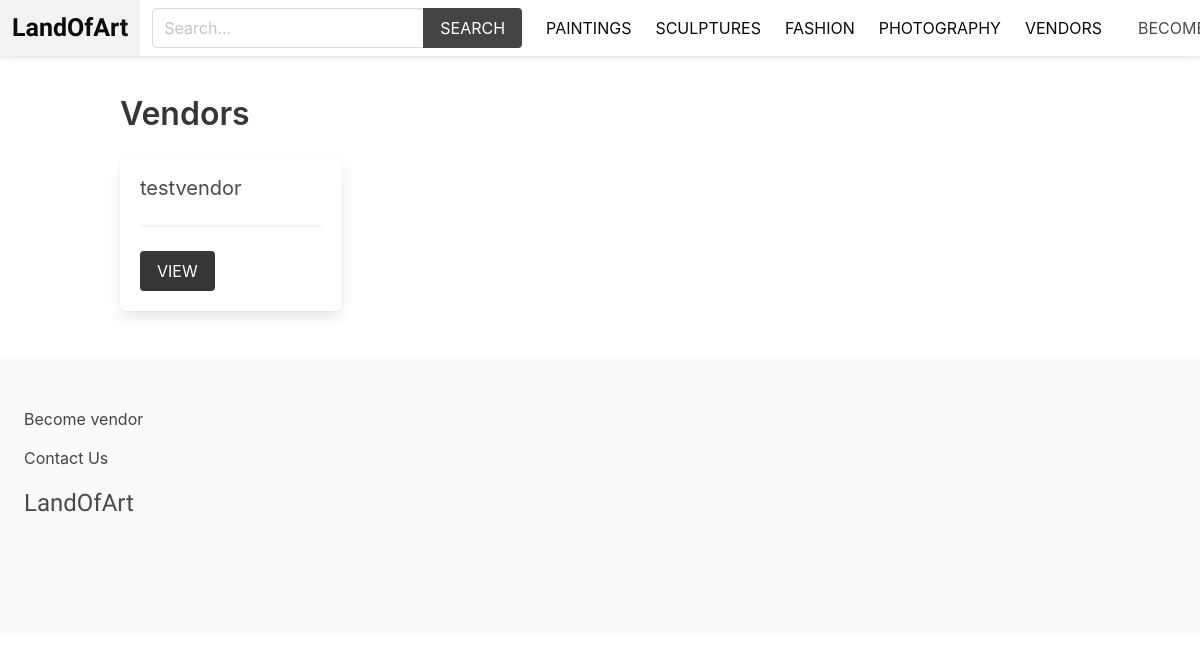
/vendors/, run on an earlier commit of the app's database.
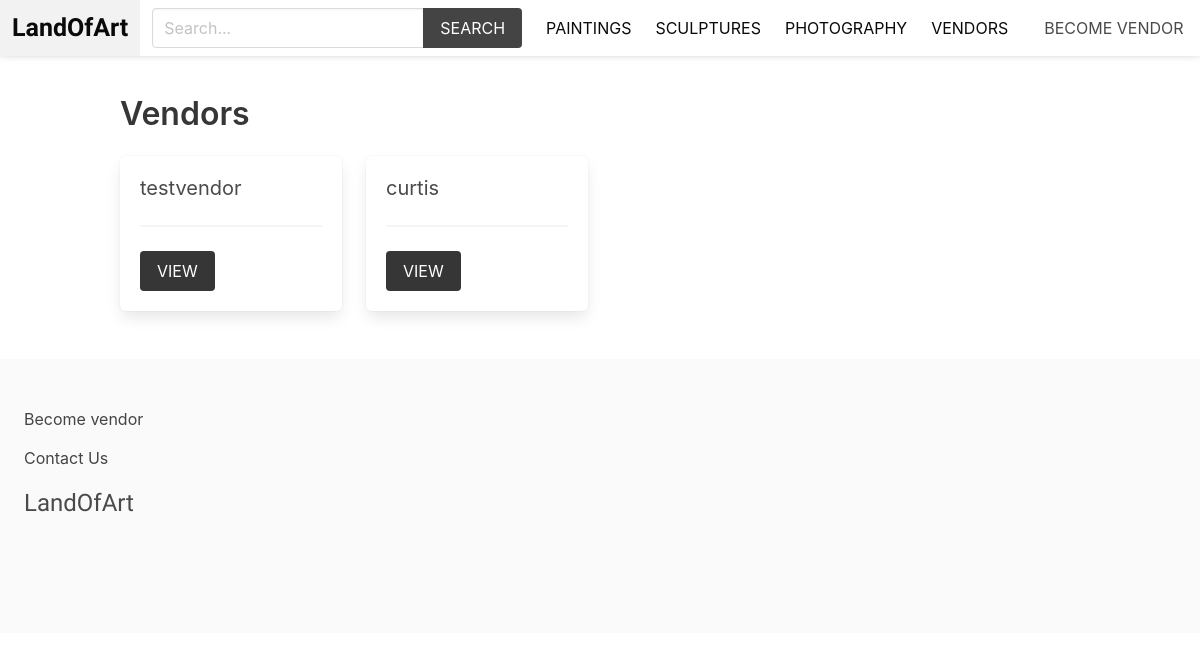
And on a later commit of the database.
### apps/product/models.py (models this page shows, shortened)
class Category(models.Model):
    title = models.CharField(max_length=255)
    slug = models.SlugField(max_length=255)
    ordering = models.IntegerField(default=0)
    class Meta:
        ordering = ['ordering']

### apps/vendor/models.py (models this page shows, shortened)
class Vendor(models.Model):
    name = models.CharField(max_length=255)
    created_at = models.DateTimeField(auto_now_add=True)
    created_by = models.OneToOneField(User, related_name='vendor', on_delete=models.CASCADE)
    class Meta:
        ordering = ['-created_at']

### apps/vendor/views.py (the view)
# urls.py: path('', views.vendors, name='vendors'),
def vendors(request):
    vendors = Vendor.objects.all()
    return render(request, 'vendor/vendors.html', {'vendors': vendors})

### apps/cart/cart.py (called while the page is built)
    def __len__(self):
        return sum(item['quantity'] for item in self.cart.values())

### apps/cart/context_processors.py (called while the page is built)
def cart(request):
    return {'cart': Cart(request)}

### apps/product/context_processors.py (called while the page is built)
def menu_categories(request):
    categories = Category.objects.all()
    return{'menu_categories': categories}

### apps/vendor/templates/vendor/vendors.html (shortened to what this page needs)
{% extends 'core/base.html' %}
{% block content %}
    <h1 class="title mt-6">Vendors</h1>
    <div class="columns is-multiline">
        {% for vendor in vendors %}
            <div class="column is-3">
                <div class="box">
                    <h2 class="subtitle">{{ vendor.name }}</h2>
                    <hr>
                    <a href="{% url 'vendor' vendor.id %}" class="button is-dark is-uppercase">View</a>
                </div>
            </div>
        {% endfor %}
    </div>
{% endblock %}

### apps/core/templates/core/base.html (shortened to what this page needs)
{% load static %}
<!DOCTYPE html>
<html lang="en">
<head>
    <link rel="stylesheet" href="https://cdn.jsdelivr.net/npm/bulma@0.9.1/css/bulma.min.css">
    <link rel="stylesheet" href="{% static 'styles/main.css' %}">
</head>
<body>
     <nav class="navbar is-white">
            <div class="navbar-brand">
                <a href="/" class="navbar-item"><strong>LandOfArt</strong></a>
            </div>
            <div class="navbar-menu" id="main-navbar">
                <div class="navbar-end">
                    <div class="navbar-item">
                        <form action="{% url 'search' %}" method="get">
                        <div class="field has-addons">
                            <div class="control">
                                <input type="text" class="input" placeholder="Search..." name="query">
                            </div>
                            <div class="control">
                                <button class="button is-dark is-uppercase">Search</button>
                            </div>
                        </div>
                    </form>
                    </div>
                </div>
                <div class="navbar-end">
                    {% for category in menu_categories %}
                    <a href="{% url 'category' category.slug %}" class="navbar-item"> {{ category.title }}</a>
                    {% endfor %}
                    <a href="{% url 'vendors' %}" class="navbar-item">Vendors</a>
                    <div class="navbar-item">
                    {% if request.user.is_authenticated %}
                        <a href="{% url 'vendor_admin' %}" class="button is-dark">Vendor admin</a>
                    {% else %}
                        <a href="{% url 'info_vendor' %}" class="navbar-item">Become vendor</a>
                    {% endif %}
                    </div>
                </div>
            </div>
        </nav>
        <section class="section ">
            <div class="container">
                {% block content %}
                {% endblock %}
            </div>
        </section>
         <footer class="footer">
                {% if request.user.is_authenticated %}
                    <a href="{% url 'vendor_admin' %}">Vendor admin</a>
                {% else %}
                    <a href="{% url 'info_vendor' %}">Become vendor</a>
                {% endif %} <br>
                <a href="{% url 'contact' %}" >Contact Us</a>
<h3 class="is-size-4 mb-4 loa">LandOfArt</h3>
        </footer>
</body>
</html>

What changed in the data, as far as the page shows it:
removed Category: title "FASHION"
added Vendor: name "curtis"
